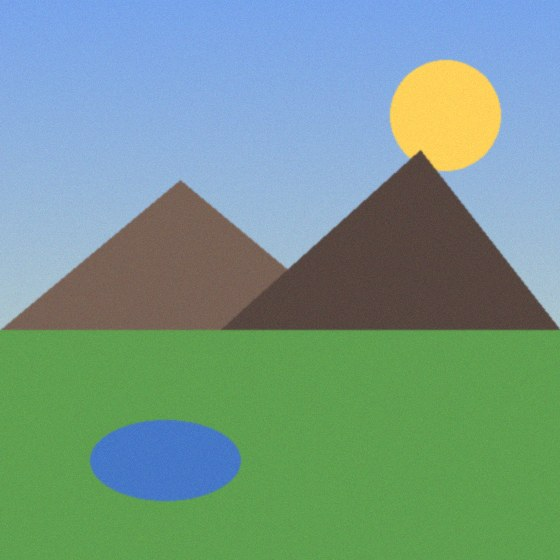
#> input picture scripts/fixtures/test-photo.jpg, 560 x 560 px
$ python -i quantize.py   (imports and definitions only)
#> lines starting #> are read from the running program, lines starting #| are printed output that depends on the picture
"""Etapa 2: cuantizacion de color (sin OpenCV).

Reduce la imagen a una paleta pequena con k-means en espacio LAB y produce un
mapa de etiquetas limpio. Dos ideas clave para acercarnos a la calidad
"Happy Color":

1. Muestreo ponderado por bordes: al entrenar k-means se da mas peso a los
   pixeles cerca de bordes/detalle (caras, rasgos) y menos a las zonas planas
   (fondos). Asi los colores "tienen sentido" en vez de gastarse en 20 grises
   casi identicos del fondo.

2. Filtro de mayoria sobre el mapa de etiquetas: cada pixel toma la etiqueta
   mas frecuente de su vecindad. Esto aplana la textura (acuarela, ruido) en
   zonas limpias y suaviza las fronteras -> menos "confeti", regiones grandes.
"""

import numpy as np
from skimage.color import lab2rgb, rgb2gray, rgb2lab
from skimage.filters import sobel
from skimage.filters.rank import majority
from skimage.morphology import disk
from sklearn.cluster import MiniBatchKMeans

SAMPLE_SIZE = 60000  # pixeles para entrenar k-means


def _hex(r: int, g: int, b: int) -> str:
    return "#%02x%02x%02x" % (int(r), int(g), int(b))


def quantize(rgb, n_colors=24, seed=42, detail_bias=4.0, clean_radius=2):
    """Cuantiza a `n_colors`.

    Args:
        detail_bias: cuanto se prioriza el detalle/bordes al elegir colores
            (0 = uniforme; mayor = mas resolucion de color en caras/rasgos).
        clean_radius: radio del filtro de mayoria para limpiar fronteras
            (0 lo desactiva; mayor = mas limpio pero pierde detalle fino).

    Returns:
        label_image (H, W) int32  -> indice de paleta por pixel
        palette     list[dict]    -> [{index, hex, rgb:[r,g,b]}]
    """
#> called with n_colors = 24, seed = 42, detail_bias = 4, clean_radius = 2
    h, w = rgb.shape[:2]
#> h = 560; w = 560
    n_colors = max(2, min(n_colors, 120))

    lab_img = rgb2lab(rgb.astype(np.float64) / 255.0)
#> lab_img: shape (560, 560, 3) float64; mean of channels 0, 1, 2 60.6, -12.8, 4.3
    flat = lab_img.reshape(-1, 3).astype(np.float32)

    # Pesos de muestreo: mas probabilidad cerca de bordes (detalle).
    grad = sobel(rgb2gray(rgb.astype(np.float64) / 255.0))
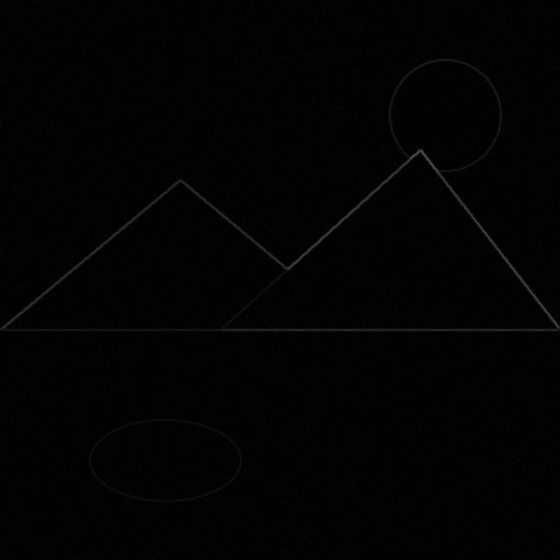
#> grad: shape (560, 560) float64; min 0, max 0.315, mean 0.00987
    grad = grad / (grad.max() + 1e-6)
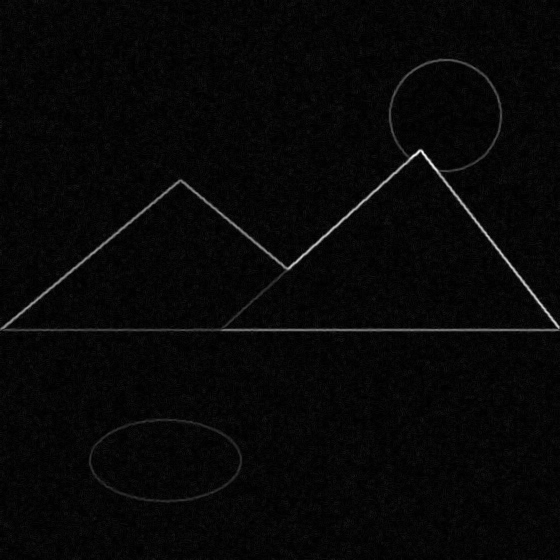
#> grad: shape (560, 560) float64; min 0, max 1, mean 0.0314
    weights = 1.0 + detail_bias * grad.reshape(-1)
    weights /= weights.sum()

    rng = np.random.default_rng(seed)
    n_sample = min(flat.shape[0], SAMPLE_SIZE)
#> n_sample = 60000
    idx = rng.choice(flat.shape[0], size=n_sample, replace=True, p=weights)

    km = MiniBatchKMeans(
        n_clusters=n_colors, random_state=seed, n_init=3, max_iter=100, batch_size=4096
    )
    km.fit(flat[idx])
    labels = km.predict(flat)
    label_image = labels.reshape(h, w).astype(np.int32)
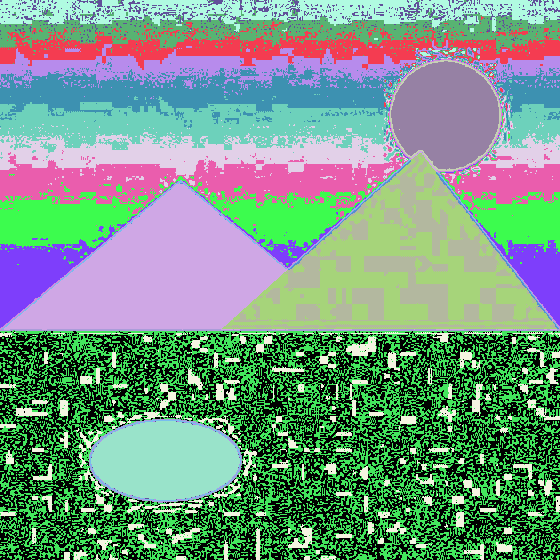
#> label_image: shape (560, 560) int32; 24 distinct labels, from 0 to 23; one colour per label, 0 black

    # Limpieza de fronteras: filtro de mayoria (vota la etiqueta mas comun).
    if clean_radius and clean_radius > 0 and n_colors <= 256:
        smoothed = majority(label_image.astype(np.uint8), disk(int(clean_radius)))
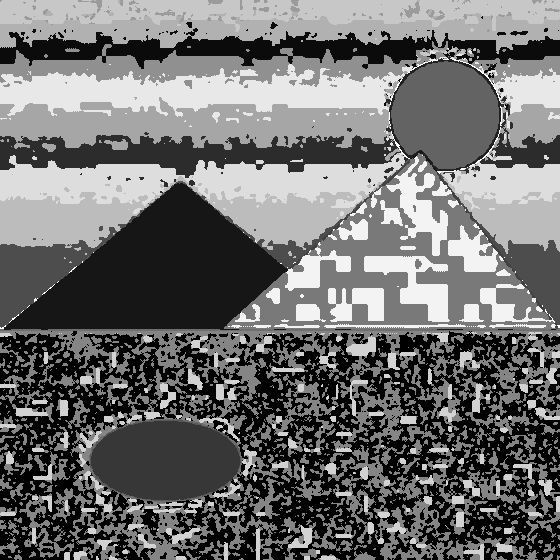
#> smoothed: shape (560, 560); min 0, max 23, mean 10; drawn with min black and max white
        label_image = smoothed.astype(np.int32)
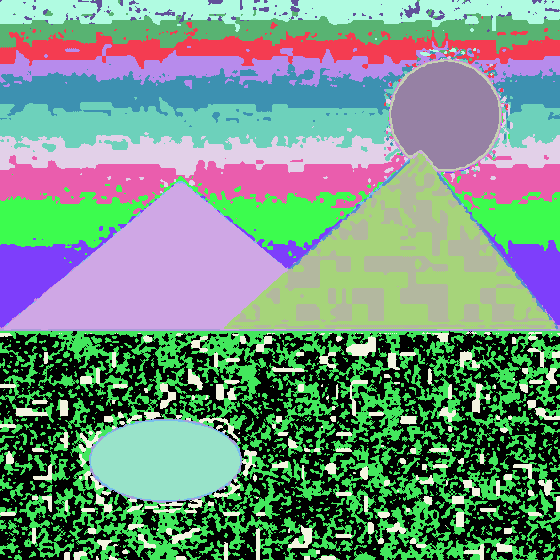
#> label_image: shape (560, 560) int32; 24 distinct labels, from 0 to 23; one colour per label, 0 black

    # Centroides LAB -> RGB para la paleta.
    centers_lab = km.cluster_centers_.reshape(1, -1, 3).astype(np.float64)
    centers_rgb = (np.clip(lab2rgb(centers_lab), 0.0, 1.0) * 255.0).reshape(-1, 3)
    centers_rgb = np.round(centers_rgb).astype(np.uint8)

    palette = []
    for i, (r, g, b) in enumerate(centers_rgb):
        palette.append({"index": i, "hex": _hex(r, g, b), "rgb": [int(r), int(g), int(b)]})

    return label_image, palette

>>> import cv2
>>> picture = cv2.cvtColor(cv2.imread('../../scripts/fixtures/test-photo.jpg'), cv2.COLOR_BGR2RGB)
>>> result = quantize(picture)
